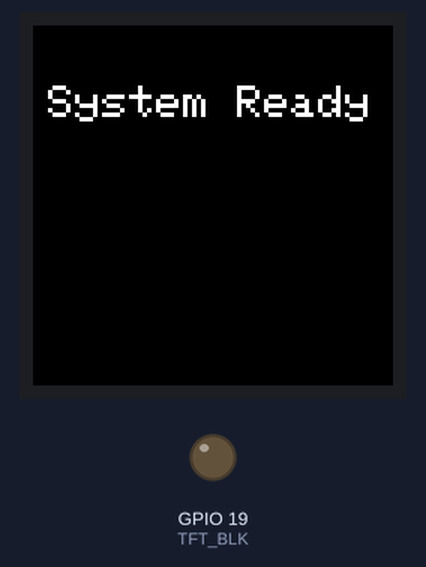
The program below on a simulated ESP32. Shown: 240×240 colour display, output pins drawn as LEDs (lit = HIGH).

Above: at 0.3 s.
At 5.3 s:
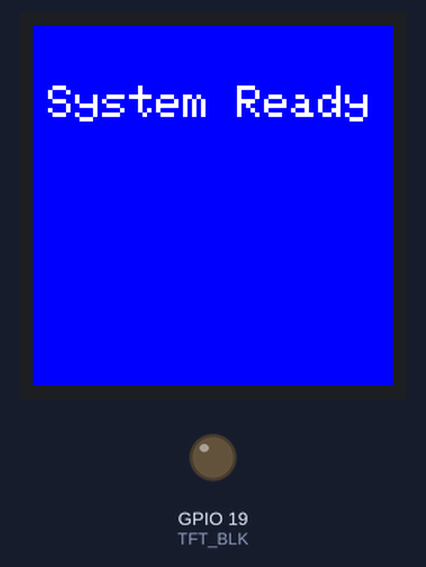
At 6.3 s:
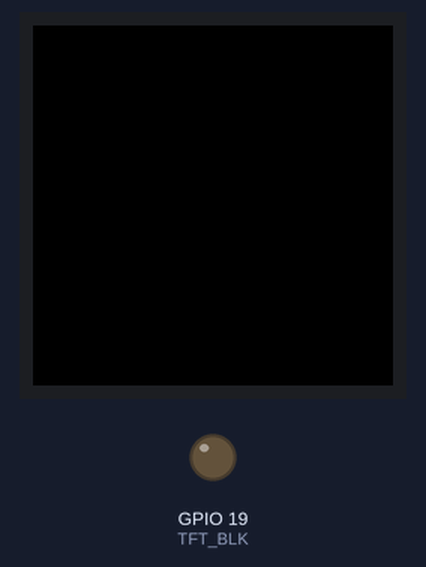
At 7.4 s:
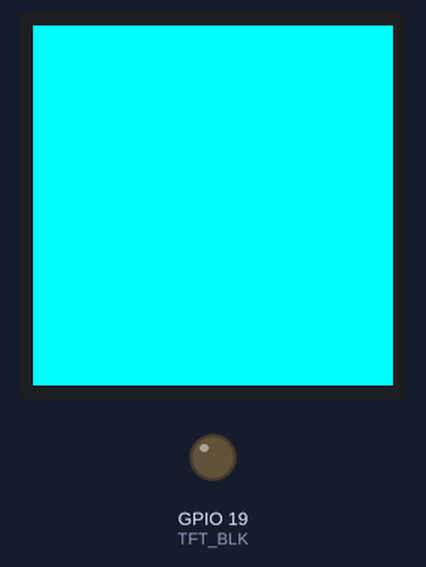

The program:

main.cpp
```cpp
#include <Arduino.h>
#include <Adafruit_ST7789.h>
#include <Adafruit_GFX.h>
#include <SPI.h>
/*
Safe to use pin
VN(GPIO39) inp only 23
32          22
25          19
26          18
           17
           16*/
//------display----

#define TFT_CS    -1
#define TFT_DC    15  // on choice
#define TFT_RST   17 // on choice
#define TFT_MOSI 23 // Mosi VSPI pin SDA on display
#define TFT_SCLK 18 // SCK VSPI pin SCL on display
#define TFT_BLK 19 // to control blk
Adafruit_ST7789 tft = Adafruit_ST7789(TFT_CS, TFT_DC, TFT_RST);

void setup() {
  Serial.begin(115200);
  pinMode(TFT_BLK, OUTPUT);
  digitalWrite(TFT_BLK, LOW);// to set the display off
  tft.init(240, 240, SPI_MODE3); // Initialize the display with the correct dimensions
  // SPi mode3. why? idk my oled is shit
  tft.fillScreen(ST77XX_BLACK);
    tft.setCursor(10, 40);
    tft.setRotation(2);

    tft.setTextSize(3);
    tft.print("System Ready");
    delay(5000);
  // put your setup code here, to run once:
}

void loop() {
      tft.setCursor(10, 40);
      // remember to set the cursor wo it doesnt overlap and the place change
      tft.fillScreen(ST77XX_BLUE);
      tft.printf("System Ready");

      delay(1000);
      tft.fillScreen(ST77XX_BLACK);
      delay(1000);
      tft.fillScreen(ST77XX_CYAN);

      delay(1000);


  // put your main code here, to run repeatedly:
}
```

Measured:
- by itself, everything shown: repeats every 3.2 s, in 3 steps
- what the display in image 1 shows lasts 1.0 s, from 5.3 s to 6.3 s
- what the display in image 2 shows lasts 1.0 s, from 6.3 s to 7.3 s
